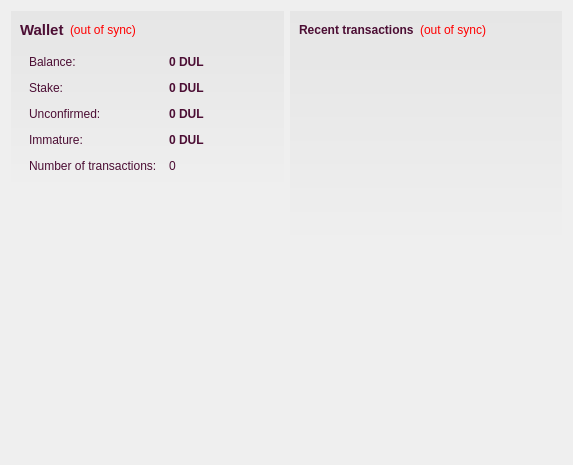
<?xml version="1.0" encoding="UTF-8"?>
<ui version="4.0">
 <class>OverviewPage</class>
 <widget class="QWidget" name="OverviewPage">
  <property name="geometry">
   <rect>
    <x>0</x>
    <y>0</y>
    <width>573</width>
    <height>465</height>
   </rect>
  </property>
  <property name="windowTitle">
   <string>Form</string>
  </property>
  <property name="styleSheet">
   <string notr="true">#OverviewPage { color: #ededed; }</string>
  </property>
  <layout class="QHBoxLayout" name="horizontalLayout" stretch="1,1">
   <item>
    <layout class="QVBoxLayout" name="verticalLayout_2">
     <item>
      <widget class="QFrame" name="frame">
       <property name="styleSheet">
        <string notr="true">#frame { background-color: qlineargradient(spread:pad, x1:0, y1:0, x2:0, y2:1, stop:0 rgba(0,0,0,10), stop:1.0 rgba(0,0,0,0)); }</string>
       </property>
       <layout class="QVBoxLayout" name="verticalLayout_4">
        <item>
         <layout class="QHBoxLayout" name="horizontalLayout_4">
          <item>
           <widget class="QLabel" name="label_5">
            <property name="font">
             <font>
              <pointsize>11</pointsize>
              <weight>75</weight>
              <bold>true</bold>
             </font>
            </property>
            <property name="styleSheet">
             <string notr="true">color: #4c0e34;</string>
            </property>
            <property name="text">
             <string>Wallet</string>
            </property>
           </widget>
          </item>
          <item>
           <widget class="QLabel" name="labelWalletStatus">
            <property name="toolTip">
             <string>The displayed information may be out of date. Your wallet automatically synchronizes with the dulorcoin network after a connection is established, but this process has not completed yet.</string>
            </property>
            <property name="styleSheet">
             <string notr="true">QLabel { color: red; }</string>
            </property>
            <property name="text">
             <string notr="true">(out of sync)</string>
            </property>
            <property name="alignment">
             <set>Qt::AlignLeading|Qt::AlignLeft|Qt::AlignVCenter</set>
            </property>
           </widget>
          </item>
          <item>
           <spacer name="horizontalSpacer_2">
            <property name="orientation">
             <enum>Qt::Horizontal</enum>
            </property>
            <property name="sizeHint" stdset="0">
             <size>
              <width>40</width>
              <height>20</height>
             </size>
            </property>
           </spacer>
          </item>
         </layout>
        </item>
        <item>
         <widget class="QWidget" name="" native="true">
          <property name="styleSheet">
           <string notr="true">QListView { background: transparent; color:#4c0e34}</string>
          </property>
          <layout class="QFormLayout" name="formLayout_2">
           <property name="fieldGrowthPolicy">
            <enum>QFormLayout::AllNonFixedFieldsGrow</enum>
           </property>
           <property name="horizontalSpacing">
            <number>12</number>
           </property>
           <property name="verticalSpacing">
            <number>12</number>
           </property>
           <item row="0" column="0">
            <widget class="QLabel" name="label">
             <property name="styleSheet">
              <string notr="true">color: #4c0e34;</string>
             </property>
             <property name="text">
              <string>Balance:</string>
             </property>
            </widget>
           </item>
           <item row="0" column="1">
            <widget class="QLabel" name="labelBalance">
             <property name="font">
              <font>
               <weight>75</weight>
               <bold>true</bold>
              </font>
             </property>
             <property name="cursor">
              <cursorShape>IBeamCursor</cursorShape>
             </property>
             <property name="toolTip">
              <string>Your current balance</string>
             </property>
             <property name="styleSheet">
              <string notr="true">color: #4c0e34;</string>
             </property>
             <property name="text">
              <string notr="true">0 DUL</string>
             </property>
             <property name="textInteractionFlags">
              <set>Qt::LinksAccessibleByMouse|Qt::TextSelectableByKeyboard|Qt::TextSelectableByMouse</set>
             </property>
            </widget>
           </item>
           <item row="1" column="0">
            <widget class="QLabel" name="label_6">
             <property name="styleSheet">
              <string notr="true">color: #4c0e34;</string>
             </property>
             <property name="text">
              <string>Stake:</string>
             </property>
            </widget>
           </item>
           <item row="1" column="1">
            <widget class="QLabel" name="labelStake">
             <property name="font">
              <font>
               <weight>75</weight>
               <bold>true</bold>
              </font>
             </property>
             <property name="cursor">
              <cursorShape>IBeamCursor</cursorShape>
             </property>
             <property name="toolTip">
              <string>Total of coins that was staked, and do not yet count toward the current balance</string>
             </property>
             <property name="styleSheet">
              <string notr="true">color: #4c0e34;</string>
             </property>
             <property name="text">
              <string notr="true">0 DUL</string>
             </property>
             <property name="textInteractionFlags">
              <set>Qt::LinksAccessibleByMouse|Qt::TextSelectableByKeyboard|Qt::TextSelectableByMouse</set>
             </property>
            </widget>
           </item>
           <item row="2" column="0">
            <widget class="QLabel" name="label_3">
             <property name="styleSheet">
              <string notr="true">color: #4c0e34;</string>
             </property>
             <property name="text">
              <string>Unconfirmed:</string>
             </property>
            </widget>
           </item>
           <item row="2" column="1">
            <widget class="QLabel" name="labelUnconfirmed">
             <property name="font">
              <font>
               <weight>75</weight>
               <bold>true</bold>
              </font>
             </property>
             <property name="cursor">
              <cursorShape>IBeamCursor</cursorShape>
             </property>
             <property name="toolTip">
              <string>Total of transactions that have yet to be confirmed, and do not yet count toward the current balance</string>
             </property>
             <property name="styleSheet">
              <string notr="true">color: #4c0e34;</string>
             </property>
             <property name="text">
              <string notr="true">0 DUL</string>
             </property>
             <property name="textInteractionFlags">
              <set>Qt::LinksAccessibleByMouse|Qt::TextSelectableByKeyboard|Qt::TextSelectableByMouse</set>
             </property>
            </widget>
           </item>
           <item row="3" column="0">
            <widget class="QLabel" name="labelImmatureText">
             <property name="styleSheet">
              <string notr="true">color: #4c0e34;</string>
             </property>
             <property name="text">
              <string>Immature:</string>
             </property>
            </widget>
           </item>
           <item row="3" column="1">
            <widget class="QLabel" name="labelImmature">
             <property name="font">
              <font>
               <weight>75</weight>
               <bold>true</bold>
              </font>
             </property>
             <property name="toolTip">
              <string>Mined balance that has not yet matured</string>
             </property>
             <property name="styleSheet">
              <string notr="true">color: #4c0e34;</string>
             </property>
             <property name="text">
              <string notr="true">0 DUL</string>
             </property>
             <property name="textInteractionFlags">
              <set>Qt::LinksAccessibleByMouse|Qt::TextSelectableByKeyboard|Qt::TextSelectableByMouse</set>
             </property>
            </widget>
           </item>
           <item row="4" column="0">
            <widget class="QLabel" name="label_2">
             <property name="styleSheet">
              <string notr="true">color: #4c0e34;</string>
             </property>
             <property name="text">
              <string>Number of transactions:</string>
             </property>
            </widget>
           </item>
           <item row="4" column="1">
            <widget class="QLabel" name="labelNumTransactions">
             <property name="toolTip">
              <string>Total number of transactions in wallet</string>
             </property>
             <property name="styleSheet">
              <string notr="true">color: #4c0e34;</string>
             </property>
             <property name="text">
              <string notr="true">0</string>
             </property>
            </widget>
           </item>
          </layout>
         </widget>
        </item>
       </layout>
      </widget>
     </item>
     <item>
      <spacer name="verticalSpacer">
       <property name="orientation">
        <enum>Qt::Vertical</enum>
       </property>
       <property name="sizeHint" stdset="0">
        <size>
         <width>20</width>
         <height>40</height>
        </size>
       </property>
      </spacer>
     </item>
     <item>
      <widget class="QLabel" name="label_6">
       <property name="text">
        <string/>
       </property>
       <property name="pixmap">
        <pixmap resource="../bitcoin.qrc">:/images/backg</pixmap>
       </property>
       <property name="scaledContents">
        <bool>false</bool>
       </property>
       <property name="alignment">
        <set>Qt::AlignCenter</set>
       </property>
       <property name="margin">
        <number>-2</number>
       </property>
      </widget>
     </item>
    </layout>
   </item>
   <item>
    <layout class="QVBoxLayout" name="verticalLayout_3">
     <item>
      <widget class="QFrame" name="frame_2">
       <property name="styleSheet">
        <string notr="true">#frame_2 { background-color: qlineargradient(spread:pad, x1:0, y1:0, x2:0, y2:1, stop:0 rgba(0,0,0,10), stop:1.0 rgba(0,0,0,0)); }</string>
       </property>
       <layout class="QVBoxLayout" name="verticalLayout">
        <item>
         <layout class="QHBoxLayout" name="horizontalLayout_2">
          <item>
           <widget class="QLabel" name="label_4">
            <property name="styleSheet">
             <string notr="true">color: #4c0e34</string>
            </property>
            <property name="text">
             <string>&lt;b&gt;Recent transactions&lt;/b&gt;</string>
            </property>
           </widget>
          </item>
          <item>
           <widget class="QLabel" name="labelTransactionsStatus">
            <property name="toolTip">
             <string>The displayed information may be out of date. Your wallet automatically synchronizes with the dulorcoin network after a connection is established, but this process has not completed yet.</string>
            </property>
            <property name="styleSheet">
             <string notr="true">QLabel { color: red; }</string>
            </property>
            <property name="text">
             <string notr="true">(out of sync)</string>
            </property>
            <property name="alignment">
             <set>Qt::AlignRight|Qt::AlignTrailing|Qt::AlignVCenter</set>
            </property>
           </widget>
          </item>
          <item>
           <spacer name="horizontalSpacer">
            <property name="orientation">
             <enum>Qt::Horizontal</enum>
            </property>
            <property name="sizeHint" stdset="0">
             <size>
              <width>40</width>
              <height>20</height>
             </size>
            </property>
           </spacer>
          </item>
         </layout>
        </item>
        <item>
         <widget class="QListView" name="listTransactions">
          <property name="styleSheet">
           <string notr="true">QListView { background: transparent; color:#4c0e34}</string>
          </property>
          <property name="frameShape">
           <enum>QFrame::NoFrame</enum>
          </property>
          <property name="verticalScrollBarPolicy">
           <enum>Qt::ScrollBarAlwaysOff</enum>
          </property>
          <property name="horizontalScrollBarPolicy">
           <enum>Qt::ScrollBarAlwaysOff</enum>
          </property>
          <property name="selectionMode">
           <enum>QAbstractItemView::NoSelection</enum>
          </property>
         </widget>
        </item>
       </layout>
      </widget>
     </item>
     <item>
      <spacer name="verticalSpacer_2">
       <property name="orientation">
        <enum>Qt::Vertical</enum>
       </property>
       <property name="sizeHint" stdset="0">
        <size>
         <width>20</width>
         <height>40</height>
        </size>
       </property>
      </spacer>
     </item>
    </layout>
   </item>
  </layout>
 </widget>
 <resources>
  <include location="../bitcoin.qrc"/>
 </resources>
 <connections/>
</ui>
